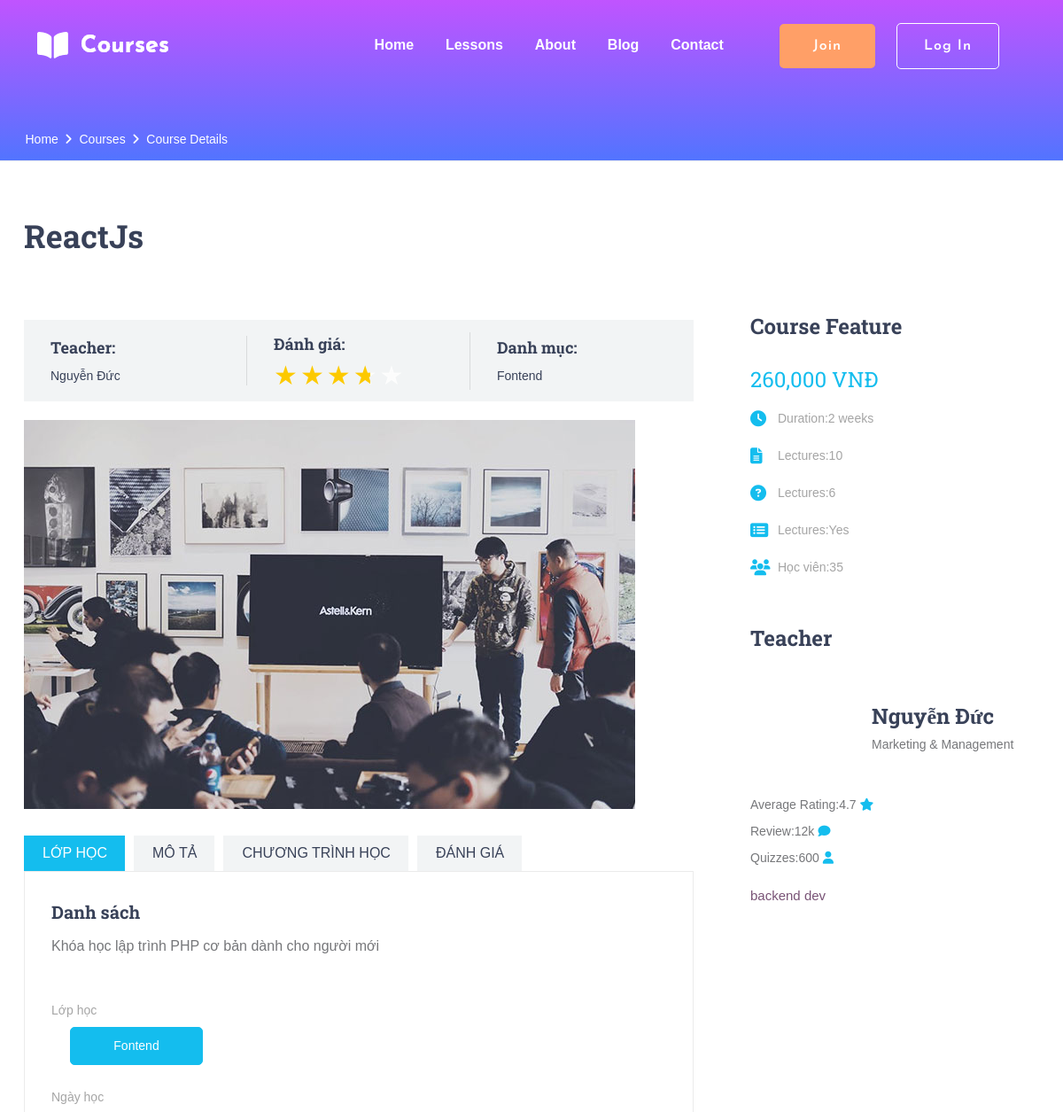
The app's page /lessons/195 (upper part), older data.
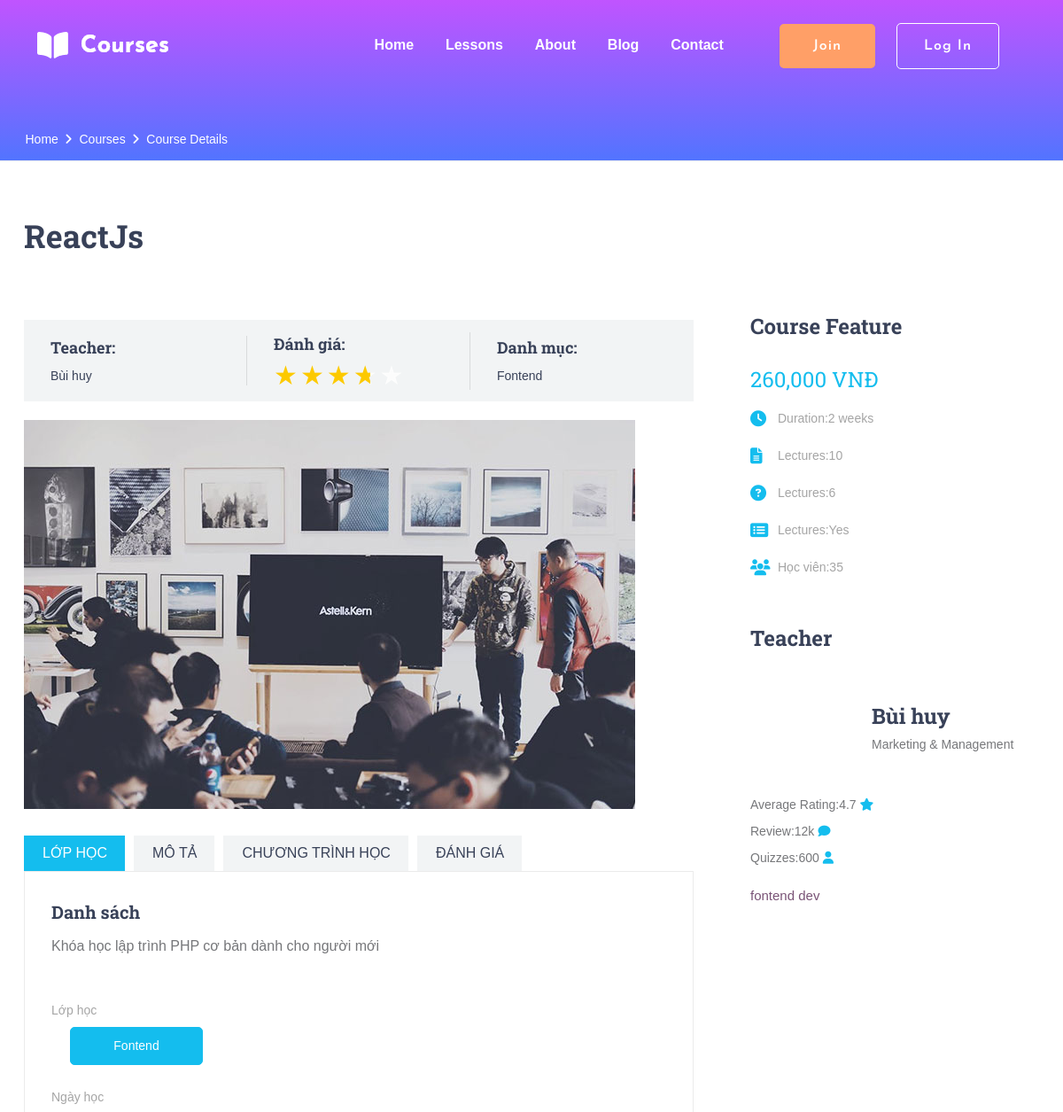
The same page, newer data.
### tables this page shows
CREATE TABLE `courses` (
                           `id` int NOT NULL,
                           `name_course` varchar(255) DEFAULT NULL,
                           `price_course` int DEFAULT NULL,
                           `image_course` varchar(255) DEFAULT NULL,
                           `status_course` tinyint DEFAULT '1',
                           `description_course` text,
                           `quote` text,
                           `discount` smallint DEFAULT '0',
                           `created_at` timestamp NULL DEFAULT NULL,
                           `updated_at` timestamp NULL DEFAULT NULL,
                           `id_category` int DEFAULT NULL,
                           `id_teacher` int DEFAULT NULL
);

CREATE TABLE `teachers` (
                            `id` int NOT NULL,
                            `name_teacher` varchar(255) DEFAULT NULL,
                            `email_teacher` varchar(255) DEFAULT NULL,
                            `phone_teacher` varchar(255) DEFAULT NULL,
                            `password_teacher` varchar(255) DEFAULT NULL,
                            `image_teacher` varchar(255) DEFAULT NULL,
                            `about_teacher` text,
                            `scope_teacher` text,
                            `role` tinyint DEFAULT '0',
                            `created_at` timestamp NULL DEFAULT NULL,
                            `updated_at` timestamp NULL DEFAULT NULL,
                            `status_teacher` tinyint DEFAULT '0'
);

CREATE TABLE `categories` (
                              `id` int NOT NULL,
                              `name_category` varchar(255) DEFAULT NULL
);

### global.php (called while the page is built, shortened)
<?php
     $host                   = 'http://localhost/courses/';
    $dir_model           = 'models/';
    $dir_model_admin            = 'models/admin/';
    $dir_model_site             = 'models/site/';
    require_once $dir_model.'process_db.php';
    require_once $dir_model_admin.'courses.php';
    require_once $dir_model_site.'courses.php';
    function total($price,$discount){
        if(empty($discount)){
            $total = $price;
            return number_format($total, 0, '', ',')." VNĐ";
        }
        else {
            $money = ($price * $discount) /100;
            $total = $price - $money;
            return number_format($total, 0, '', ',')." VNĐ" ;
        }
    }
?>

### models/site/courses.php (called while the page is built, shortened)
<?php
    function get_course($id){
        $sql = "SELECT * FROM courses
        INNER JOIN teachers ON courses.id_teacher = teachers.id
        INNER JOIN categories ON courses.id_category = categories.id
        WHERE courses.id = ?";
        return query_one($sql,$id);
    }
    function get_avg_rate_course($id){
        $sql = "SELECT AVG(rate) FROM rate_courses WHERE rate_courses.id_course  = ?";
        return query_value($sql,$id);
    }
    function get_class_by_course($id_course){
        $sql = "SELECT * FROM classes WHERE id_course = ?";
        return query($sql,$id_course);
    }
?>

### models/process_db.php (called while the page is built, shortened)
<?php
    function connect(){
        $conn = null;
        try {
            $conn = new PDO("mysql:host=".DB_HOST.";dbname=".DB_NAME."", DB_USER, DB_PASS);
            $conn->setAttribute(PDO::ATTR_ERRMODE, PDO::ERRMODE_EXCEPTION);
        }catch(PDOException $e){
            echo "Connection failed: " . $e->getMessage();
        }
        return $conn;
    }
    function query($sql){
        $sql_args = array_slice(func_get_args(), 1);
        try {
            $stmt = connect()->prepare($sql);
            $stmt->execute($sql_args);
            $rows = $stmt->fetchAll();
            return $rows;
        } catch (PDOException $e) {
            throw $e;
        }
    }
    function query_one($sql){
        $sql_args = array_slice(func_get_args(), 1);
        try {
            $stmt = connect()->prepare($sql);
            $stmt->execute($sql_args);
            $row = $stmt->fetch(PDO::FETCH_ASSOC);
            return $row;
        } catch (PDOException $e) {
            throw $e;
        }
    }
    function query_value($sql){
        $sql_args = array_slice(func_get_args(), 1);
        try {
            $stmt = connect()->prepare($sql);
            $stmt->execute($sql_args);
            $row = $stmt->fetch(PDO::FETCH_ASSOC);
            return array_values($row)[0];
        } catch (PDOException $e) {
            throw $e;
        }
    }
?>

### views/site/lessons/course.php (the view, shortened to what the changed rows need)
<link rel="stylesheet" href="<?= $host ?>assets/css/css_site/customRadio.css">
<div class="home">
    <div class="breadcrumbs_container">
        <div class="container">
            <div class="row">
                <div class="col">
                    <div class="breadcrumbs">
                        <ul>
                            <li><a href="index.html">Home</a></li>
                            <li><a href="courses.html">Courses</a></li>
                            <li>Course Details</li>
                        </ul>
                    </div>
                </div>
            </div>
        </div>
    </div>
</div>
<div class="course">
    <div class="container">
        <div class="row">
            <div class="col-lg-8">
                <div class="course_container">
                    <div class="course_title"><?php echo $detail['name_course']?></div>
                    <div class="course_info d-flex flex-lg-row flex-column align-items-lg-center align-items-start justify-content-start">
                        <div class="course_info_item">
                            <div class="course_info_title">Teacher:</div>
                            <div class="course_info_text"><a href="#"><?php echo $detail['name_teacher']?></a></div>
                        </div>
                        <div class="course_info_item">
                            <div class="course_info_title">Đánh giá:</div>
                            <div class="rating_r rating_r_4">
                                <div class="Stars" style="--rating: <?= $avg_rate ?>;"></div>
                            </div>
                        </div>
                        <div class="course_info_item">
                            <div class="course_info_title">Danh mục:</div>
                            <div class="course_info_text"><a href="#"><?= $detail['name_category'] ?></a></div>
                        </div>
                    </div>
                    <div class="course_image"><img src="<?php echo $host?>/assets/uploads/courses/<?php echo $detail['image_course']?>" alt=""></div>
                    <div class="course_tabs_container">
                        <div class="tabs d-flex flex-row align-items-center justify-content-start">
                            <div class="tab active">Lớp học</div>
                            <div class="tab ">Mô tả</div>
                            <div class="tab">Chương trình học</div>
                            <div class="tab">Đánh giá</div>
                        </div>
                        <div class="tab_panels">
                            <div class="tab_panel active">
                                <div class="tab_panel_title">Danh sách</div>
                                <div class="tab_panel_content">
                                    <div class="tab_panel_text">
                                        <p><?php echo $detail['description_course']?></p>
                                    </div>
                                    <div class="d-flex flex-column justify-content-center align-items-start mt-5">
                                        <form action="<?= PAYMENT?>" id='form_choise_course' method="POST">
                                            <label for="" class="form-label">Lớp học</label>
                                            <?php foreach ($class as $key => $values) ?>
                                                <div class='mb-4 d-flex  flex-wrap'>
                                                    <div class="form-check">
                                                        <div class='d-flex align-item-center '>
                                                            <label class="form-check-label label_custom" for="check_class_1">
                                                                <?= $values['name_class'] ?>
                                                            </label>
                                                        </div>
                                                    </div>
                                                </div>
                                            <label for="" class="form-label">Ngày học</label>
                                        </form>
                                    </div>
                                </div>
                            </div>
                        </div>
                    </div>
                </div>
            </div>
            <div class="col-lg-4">
                <div class="sidebar">
                    <div class="sidebar_section">
                        <div class="sidebar_section_title">Course Feature</div>
                        <div class="sidebar_feature">
                            <div class="course_price"><?= total($detail['price_course'],$detail['discount'])?></div>
                            <div class="feature_list">
                                <div class="feature d-flex flex-row align-items-center justify-content-start">
                                    <div class="feature_title"><i class="fa fa-clock-o" aria-hidden="true"></i><span>Duration:</span></div>
                                    <div class="feature_text ml-auto">2 weeks</div>
                                </div>
                                <div class="feature d-flex flex-row align-items-center justify-content-start">
                                    <div class="feature_title"><i class="fa fa-file-text-o" aria-hidden="true"></i><span>Lectures:</span></div>
                                    <div class="feature_text ml-auto">10</div>
                                </div>
                                <div class="feature d-flex flex-row align-items-center justify-content-start">
                                    <div class="feature_title"><i class="fa fa-question-circle-o" aria-hidden="true"></i><span>Lectures:</span></div>
                                    <div class="feature_text ml-auto">6</div>
                                </div>
                                <div class="feature d-flex flex-row align-items-center justify-content-start">
                                    <div class="feature_title"><i class="fa fa-list-alt" aria-hidden="true"></i><span>Lectures:</span></div>
                                    <div class="feature_text ml-auto">Yes</div>
                                </div>
                                <div class="feature d-flex flex-row align-items-center justify-content-start">
                                    <div class="feature_title"><i class="fa fa-users" aria-hidden="true"></i><span>Học viên:</span></div>
                                    <div class="feature_text ml-auto">35</div>
                                </div>
                            </div>
                        </div>
                    </div>
                    <div class="sidebar_section">
                        <div class="sidebar_section_title">Teacher</div>
                        <div class="sidebar_teacher">
                            <div class="teacher_title_container d-flex flex-row align-items-center justify-content-start">
                                <div class="teacher_image"><img src="<?php $host?>/assets/uploads/teachers/<?php $detail['image_teacher']?>" alt=""></div>
                                <div class="teacher_title">
                                    <div class="teacher_name"><a href="#"><?php echo $detail['name_teacher']?></a></div>
                                    <div class="teacher_position">Marketing & Management</div>
                                </div>
                            </div>
                            <div class="teacher_meta_container">
                                <div class="teacher_meta d-flex flex-row align-items-center justify-content-start">
                                    <div class="teacher_meta_title">Average Rating:</div>
                                    <div class="teacher_meta_text ml-auto"><span>4.7</span><i class="fa fa-star" aria-hidden="true"></i></div>
                                </div>
                                <div class="teacher_meta d-flex flex-row align-items-center justify-content-start">
                                    <div class="teacher_meta_title">Review:</div>
                                    <div class="teacher_meta_text ml-auto"><span>12k</span><i class="fa fa-comment" aria-hidden="true"></i></div>
                                </div>
                                <div class="teacher_meta d-flex flex-row align-items-center justify-content-start">
                                    <div class="teacher_meta_title">Quizzes:</div>
                                    <div class="teacher_meta_text ml-auto"><span>600</span><i class="fa fa-user" aria-hidden="true"></i></div>
                                </div>
                            </div>
                            <div class="teacher_info">
                                <p><?php echo $detail['about_teacher']?></p>
                            </div>
                        </div>
                    </div>
                </div>
            </div>
        </div>
    </div>
</div>

Row changes from the older to the newer data that the page shows:
changed courses "ReactJs": id_teacher.name_teacher "Nguyễn Đức" → "Bùi huy"; id_teacher.about_teacher "backend dev" → "fontend dev"
